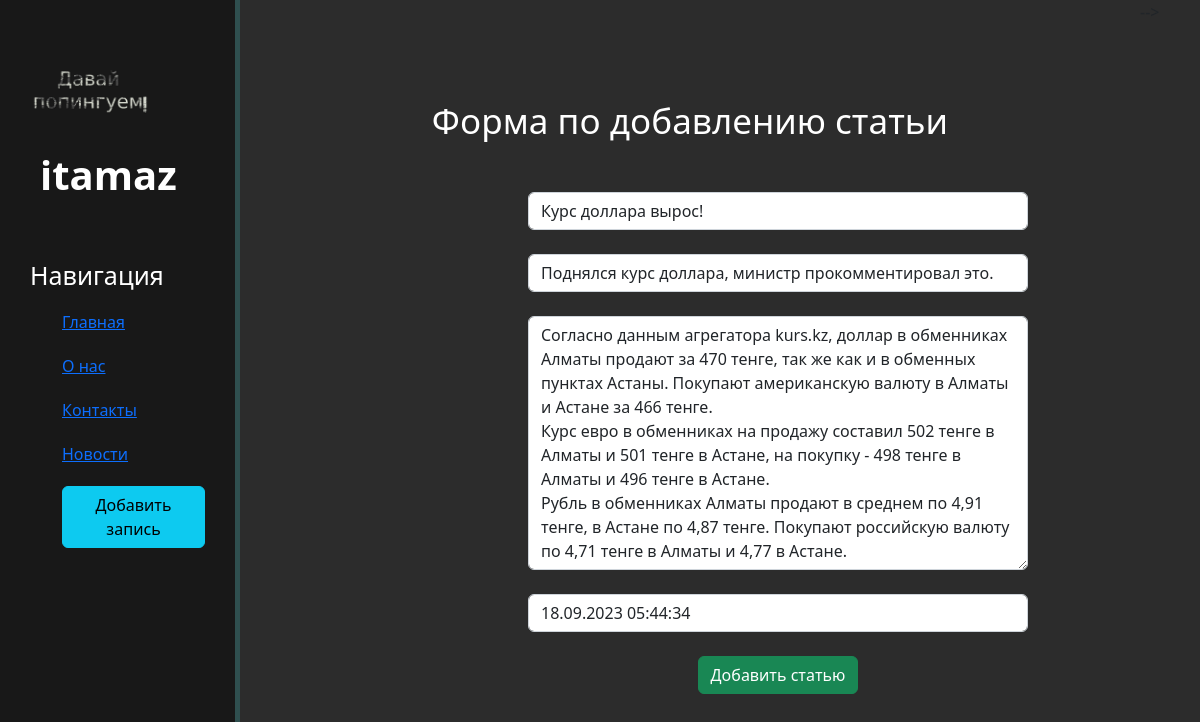
The page /news/2/update on the database its author committed.
### news/models.py (models this page shows, shortened)
class Articles(models.Model):
    title = models.CharField('Название', max_length=50)
    anons = models.CharField('Анонс', max_length=250)
    full_text = models.TextField('Статья')
    date = models.DateTimeField('Дата публикации')
    class Meta:
        verbose_name = 'Новость'
        verbose_name_plural = 'Новости'

### news/views.py (the view)
# urls.py: path('<int:pk>/update', views.NewsUpdateView.as_view(), name='news-update'),
class NewsUpdateView(UpdateView):
    model = Articles
    template_name = 'news/create.html'
    form_class = ArticlesForm

### news/forms.py
class ArticlesForm(ModelForm):
    class Meta:
        model = Articles
        fields = ['title', 'anons', 'full_text', 'date']
        widgets = {
            "title": TextInput(attrs={
                'class': 'form-control',
                'placeholder': 'Название статьи'
            }),
            "anons": TextInput(attrs={
                'class': 'form-control',
                'placeholder': 'Анонс статьи'
            }),
            "date": DateTimeInput(attrs={
                'class': 'form-control',
                'placeholder': 'Дата публикации'
            }),
            "full_text": Textarea(attrs={
                'class': 'form-control',
                'placeholder': 'Текст статьи'
            })
        }

### news/templates/news/create.html (shortened to what this page needs)
{% extends 'main/layout.html' %}
{% block content %}
    <div class="features">
        <h1> Форма по добавлению статьи </h1>
        <form method="post">
            {{ form.title }} <br>
            {{ form.anons }} <br>
            {{ form.full_text }} <br>
            {{ form.date }} <br>
            <button class="btn btn-success" type="submit"> Добавить статью </button>
        </form>
    </div>
{% endblock %}

### main/static/main/css/main.css (style rules this page uses)
body { background: #2c2c2c; }
main .features { float: left; color: #fff; margin-top: 100px; text-align: center; width: 75%; }
main .features h1 { font-size: 35px; }
form { margin-left: 32%; width: 500px; margin-top: 50px; }

### rows shown on the page
Articles: title "Курс доллара вырос!", anons "Поднялся курс доллара, министр прокомментировал это.", full_text "Согласно данным агрегатора kurs.kz, доллар в обменниках Алматы продают за 470 тенге, так же как и в обменных пунктах Астаны. Покупают американскую валюту в Алматы и Астане за 466 тенге. Курс евро в обменниках на продажу составил 502 тенге в Алматы и 501 тенге в Астане, на покупку - 498 тенге в Алматы и 496 тенге в Астане. Рубль в обменниках Алматы продают в среднем по 4,91 тенге, в Астане по 4,87 тенге. Покупают российскую валюту по 4,71 тенге в Алматы и 4,77 в Астане.", date "18.09.2023 05:44:34"
